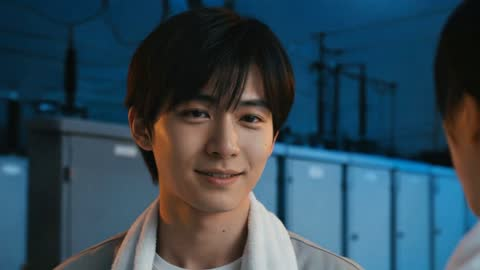
#> input picture assets/qa/tsuki/scene17.jpg, 480 x 270 px
$ python -i make_thumbnails_tsuki.py   (imports and definitions only)
#> lines starting #> are read from the running program, lines starting #| are printed output that depends on the picture
#> further down, picture is the input picture: PIL image 480x270 RGB; mean R, G, B 49.8, 72, 85.3
#!/usr/bin/env python3
"""『月に帰った契約社員』 썸네일 A/B(1920x1080, 무과금·로컬) — make_thumbnails_ashita.py hd 방식(제0장 8).
생성 그림: assets/portraits/tsuki-thumb-anime-hd/anime-hd-N.png(2560x1440, 오른쪽 = 光 얼굴 크게, 왼쪽 = 무릎 꿇은 鷲尾).
글자는 왼쪽 위 3줄 이내(휴대폰 기준) + 금테 붉은 배지 + 검은 띠. 오른쪽 아래(재생 시간)는 비운다. 360px 축소본도 저장.
  A 【泣ける】 계열: 「ゴミ」と捨てた男が 二百億円の 特許だった
  B 【スカッと】 계열: 月から来たゴミと 笑った役員の 三十日後
사용법: python3 scripts/make_thumbnails_tsuki.py [A그림번호 B그림번호]   (기본 1 2)
"""
import os
import sys

from PIL import Image, ImageDraw, ImageFilter

ROOT = os.path.dirname(os.path.dirname(os.path.abspath(__file__)))
sys.path.insert(0, os.path.join(ROOT, "scripts"))
from make_thumbnails_ashita import GOTH, W, H, band, big, glow, label, put  # noqa: E402
from make_thumbnails_yanagi_v2 import text_layer  # noqa: E402

SRC = os.path.join(ROOT, "assets", "portraits", "tsuki-thumb-anime-hd")
OUT = os.path.join(ROOT, "assets", "thumbnails", "tsuki")
FIRE = ((255, 236, 60), (255, 150, 20), (225, 30, 20))
YELLOW = ((255, 250, 150), (255, 225, 30), (250, 180, 0))
ICE = ((225, 245, 255), (150, 205, 255), (60, 120, 230))

VARIANTS = {
    # rows: (글자, 크기, 그라데이션, 단색)  — 3줄 이내
    "A": dict(tag="泣ける話", rows=[("「ゴミ」と捨てた男が", 112, None, (255, 255, 255)), ("二百億円の鍵", 158, FIRE, None)],
              badge="役員全員、土下座", num="三十日後、倒産", band="月に帰った契約社員"),
    "B": dict(tag="スカッとする話", rows=[("月から来た", 136, ICE, None), ("ゴミと笑った", 146, FIRE, None),
                                      ("役員の末路", 166, YELLOW, None)],
              badge="契約社員の逆襲", num="違約金 二百億円", band="三十日後、会社が止まった"),
}


def darken_left(src, h=700):
    """왼쪽 위 글자 자리를 어둡게(그림은 그대로, 오른쪽 光 얼굴은 손대지 않음)."""
#> called with h = 700
    img = src.convert("RGBA")
    shade = Image.new("L", (W, H), 0)
#> shade: PIL image 1920x1080 L; every value is 0
    d = ImageDraw.Draw(shade)
    d.rectangle([0, 0, 1040, h], fill=150)
    shade = shade.filter(ImageFilter.GaussianBlur(120))
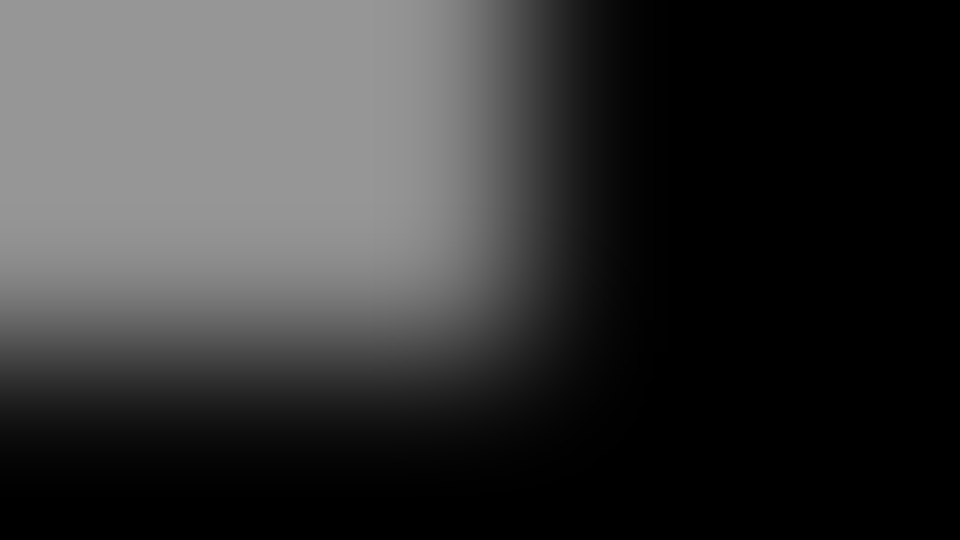
#> shade: PIL image 1920x1080 L (shown at 1/2 size); min 0, max 150, mean 52.8
    dark = Image.new("RGBA", (W, H), (0, 0, 0, 255)); dark.putalpha(shade)
#> after `dark.putalpha(shade)`:
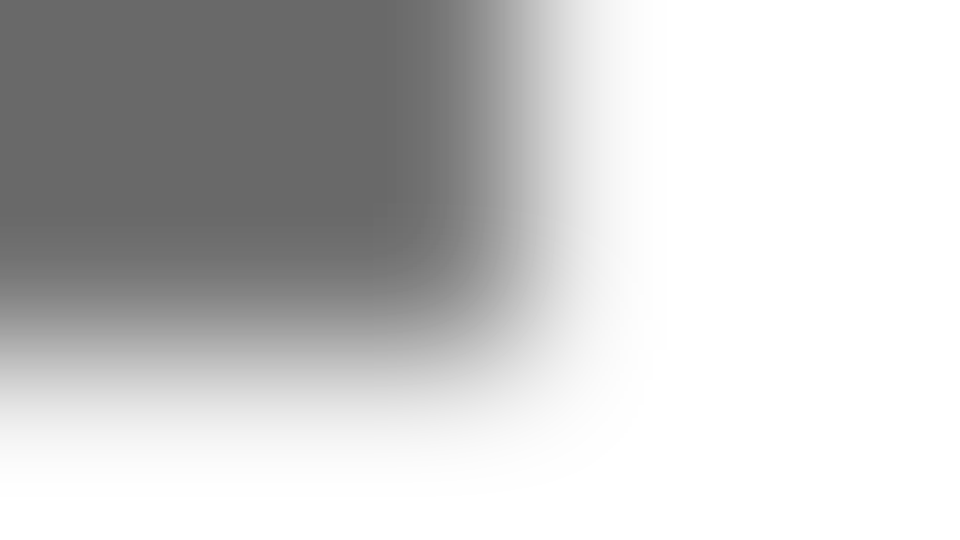
#> dark: PIL image 1920x1080 RGBA (shown at 1/2 size); mean R, G, B, A 0, 0, 0, 52.8; transparent parts drawn white
    img.alpha_composite(dark)
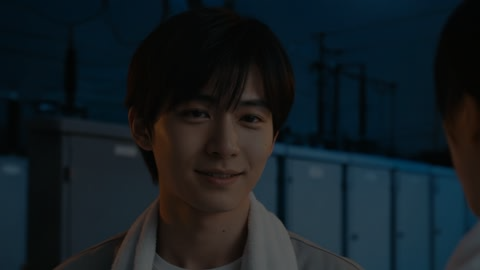
#> img: PIL image 480x270 RGBA; mean R, G, B, A 20.5, 29.7, 35.1, 255
    return img


# [19 lines left out: function thumb, not called in this run]


# ---------------------------------------------------------------- 고니감독님 생성 그림 3종(2026-10-16) — A 어두운 실사 / B 웹툰 / C 실사 투샷
USER = {
    "A": dict(src="user-A-src.png", label=None, side="L",
              rows=[("月から来たゴミと", 118, None, (255, 255, 255)), ("笑われた男は", 118, None, (255, 255, 255)), ("消えた…", 118, None, (255, 255, 255))],
              quote="「行かないで」", quote_size=230, badge=None, band=None),
    "B": dict(src="user-B-src.png", label="感動する話", side="L",
              rows=[("捨てた男が", 150, FIRE, None), ("二百億円の", 160, YELLOW, None), ("鍵だった", 186, FIRE, None)],
              quote=None, badge=("偽造の判子、暴かれる", "違約金 二百億円"), band="三十日後、会社が止まった", badge_xy=(1120, 640), band_xy=(1080, 940)),
    "B2": dict(src="user-B2-src.png", label="感動する話", side="L",      # 얼굴 중앙 확대판(좌우는 흐린 확장) — 글자를 좌우 흐린 면에
               rows=[("捨てた男が", 140, FIRE, None), ("二百億円の", 150, YELLOW, None), ("鍵だった", 170, FIRE, None)],
               quote=None, badge=("偽造の判子、暴かれる", "違約金 二百億円"), band="三十日後、会社が止まった", badge_xy=(1180, 520), band_xy=(1130, 840), badge_num=76),
    "C": dict(src="user-C-src.png", label="感動する話", side="R",
              rows=[("契約社員をクビにした…", 84, ((255, 120, 110), (235, 40, 40), (160, 10, 10)), None),
                    ("三十日後、", 108, YELLOW, None), ("灯りが消えた", 108, YELLOW, None)],
              quote=None, badge=None, band=["竹とんぼが、", "会社の命運を変える"], band_xy=(1000, 820)),
}


# [67 lines left out: functions fix_B_certificate, thumb_user, user_final, not called in this run]


# ---------------------------------------------------------------- 지침 생성판(tsuki-thumb-abc, 2560x1440 → 1920x1080)
GEN_SRC = os.path.join(ROOT, "assets", "portraits", "tsuki-thumb-abc")


# [21 lines left out: functions fix_gen_B, fix_gen_C, not called in this run]


GEN = {
    "A": dict(src="thumbA-dark-2.png", fix=None, **{k: v for k, v in USER["A"].items() if k not in ("src", "quote_size")}, quote_size=196),
    "B": dict(src="thumbB-toon-2.png", fix=fix_gen_B, **{k: v for k, v in USER["B"].items() if k not in ("src", "badge_xy", "band_xy")}, badge_xy=(1180, 640), band_xy=(1100, 940)),
    "C": dict(src="thumbC-warm-1.png", fix=fix_gen_C, **{k: v for k, v in USER["C"].items() if k != "src"}),
}


# [19 lines left out: functions gen_final, main, not called in this run]


# [7 lines not run here, left out]

>>> from PIL import Image
>>> picture = Image.open('../assets/qa/tsuki/scene17.jpg')
>>> result = darken_left(picture)

$ run again, on deliveries/thumbnails/chika-thumb-C.jpg
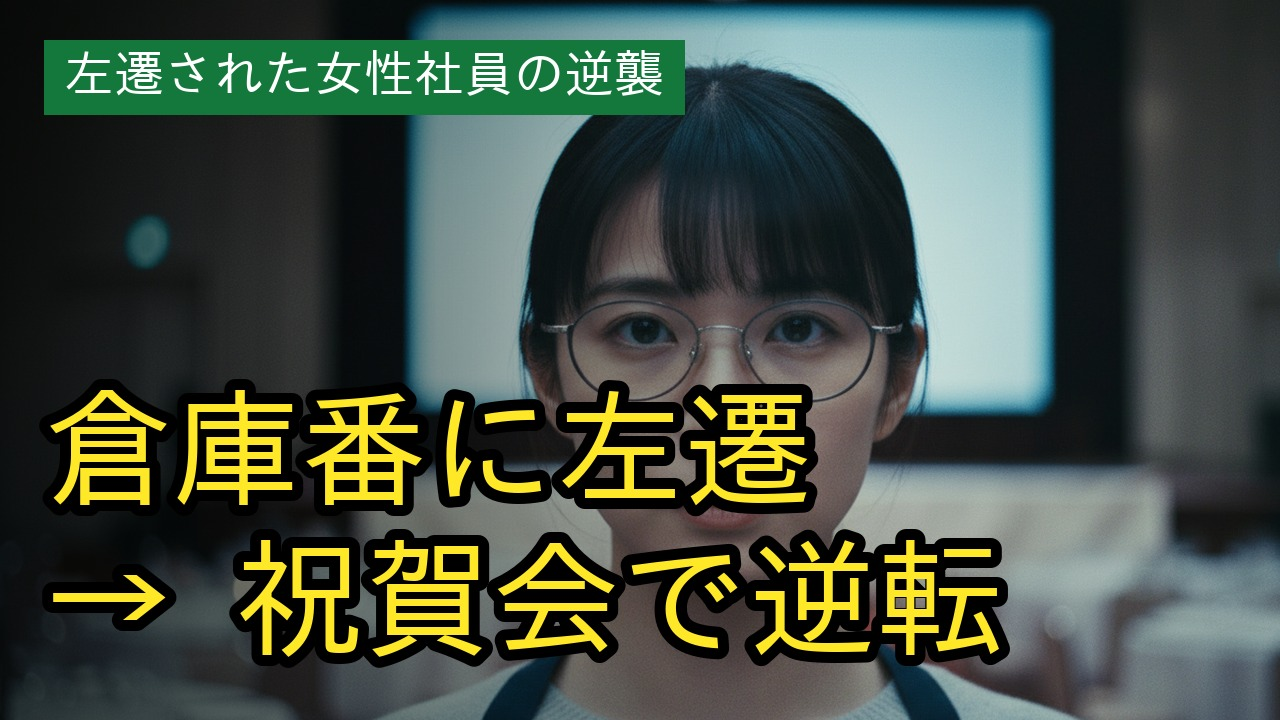
#> input picture deliveries/thumbnails/chika-thumb-C.jpg, 1280 x 720 px
#> picture is the input picture: PIL image 1280x720 RGB; mean R, G, B 68.8, 80, 68.1
#> in darken_left, `img.alpha_composite(dark)`:
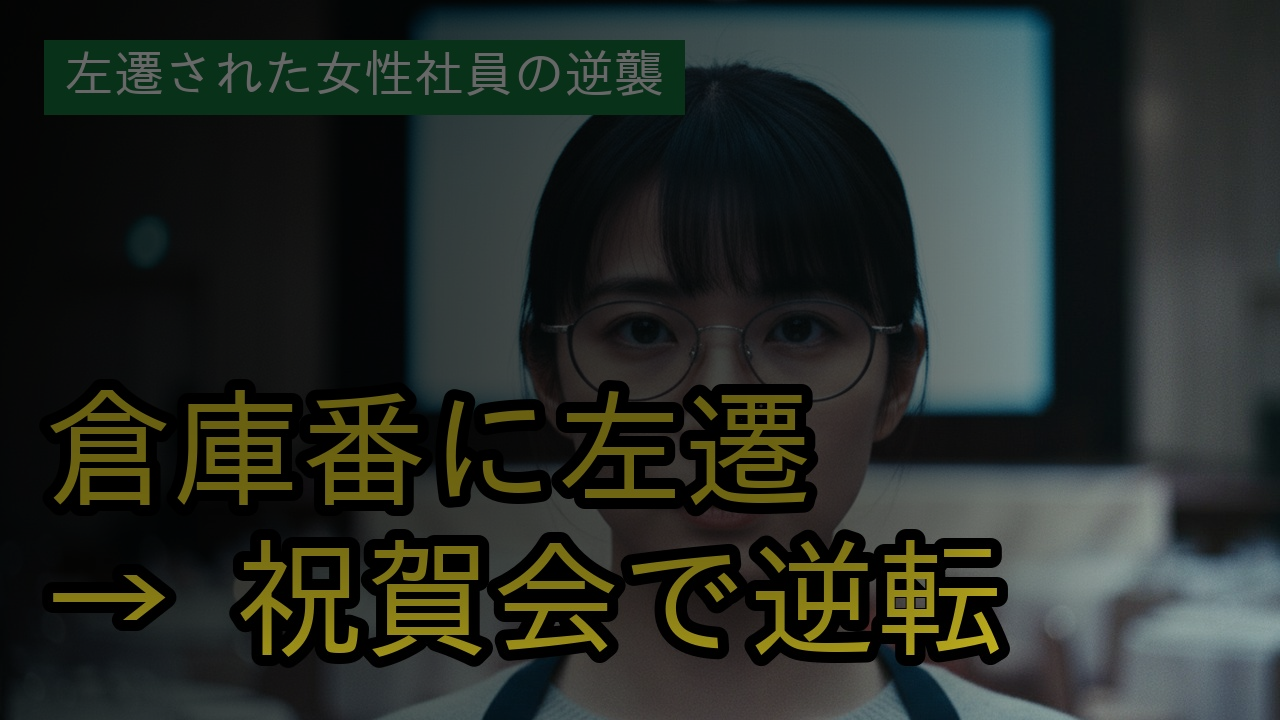
#> img: PIL image 1280x720 RGBA; mean R, G, B, A 39.3, 45.2, 39.7, 255

$ run again, on productions/ashita-kara-ja/qa_host_candidates.jpg
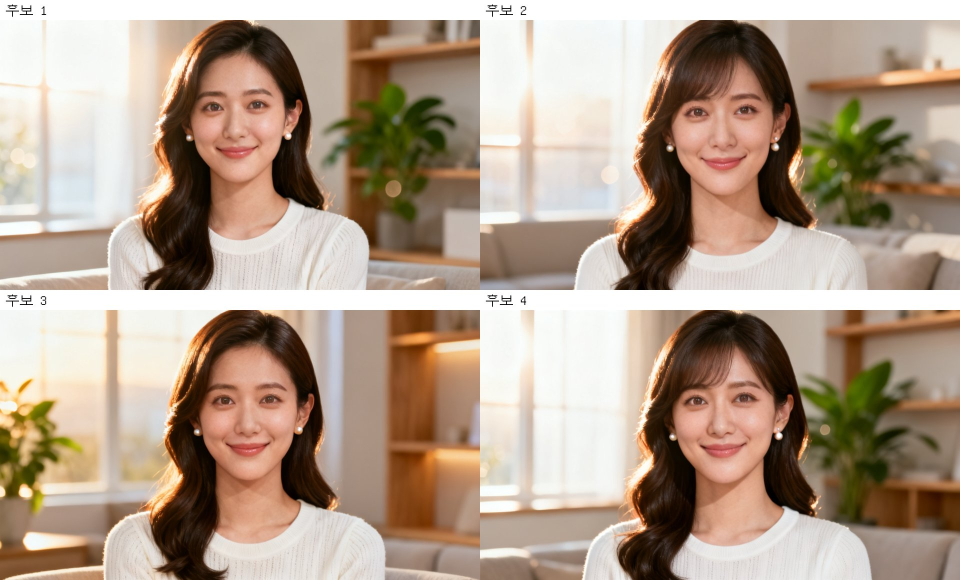
#> input picture productions/ashita-kara-ja/qa_host_candidates.jpg, 1920 x 1160 px (shown at 1/2 size)
#> picture is the input picture: PIL image 1920x1160 RGB; mean R, G, B 176.2, 156.4, 138.7
#> in darken_left, `img.alpha_composite(dark)`:
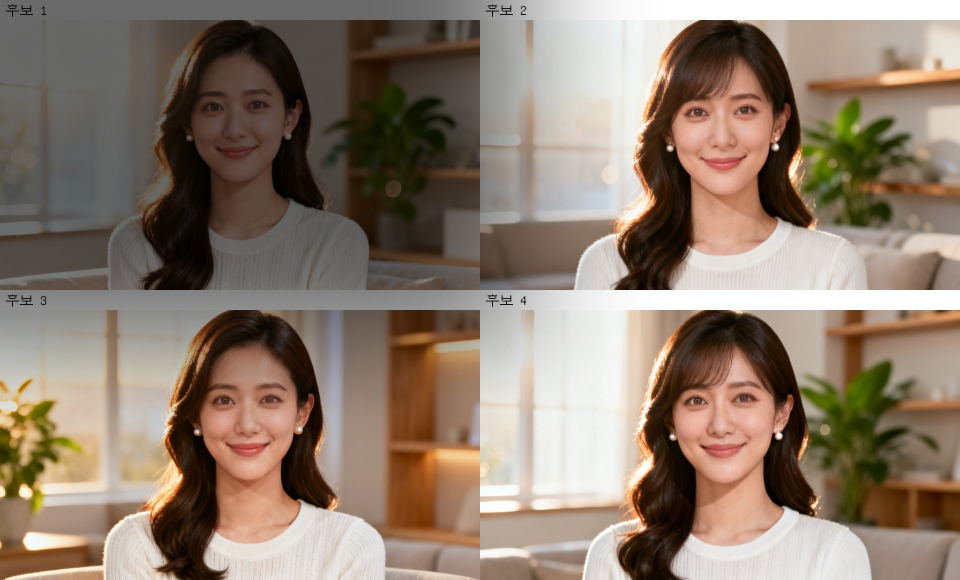
#> img: PIL image 1920x1160 RGBA (shown at 1/2 size); mean R, G, B, A 140.5, 123.9, 109.3, 255
